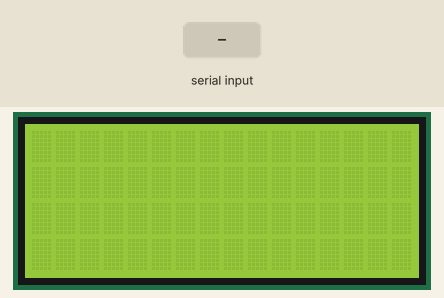
Bench run of a sketch on a simulated Arduino Uno, built with avr-gcc and run on an emulated ATmega328P. On the bench: 16×4 character LCD. Inputs (shaded band) come from the test bench. What the sketch prints to the serial monitor is not drawn.

Above: at 1.2 s.
1.3 s: "1" received over the second serial link
4.0 s: "0" received over the second serial link
At 4.8 s:
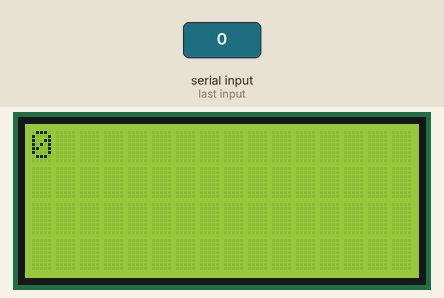
Timing chart, 0 to 7.0 s (numbered marks = the images above; inputs shaded):
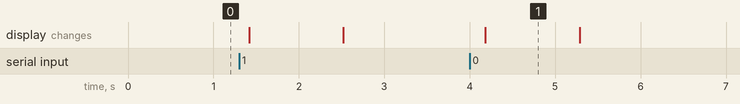

Measured:
- after the input at 4.0 s, the display: changes after 0.18 s (image 1)
- what the display in image 1 shows lasts 1.1 s, from 4.2 s to 5.3 s

The sketch:

Arduino_code_slave.ino
```cpp
#include <SoftwareSerial.h>
#include <LiquidCrystal_I2C.h>

SoftwareSerial MasterSerial(12,13); // Rx , Tx

LiquidCrystal_I2C lcd(0x27,16,4);

String Master_comm = "";
String To_Master_comm = "";

void setup() {

  Serial.begin(9600);
  MasterSerial.begin(9600);

  lcd.init();
  lcd.backlight();
  //lcd.print("Hello World!");
  lcd.noCursor();

}

void loop() {

  lcd.clear();
  lcd.setCursor(0, 0);
  //lcd.print(millis() / 1000);

  while(MasterSerial.available()){

    delay(100);
    char c = MasterSerial.read();
    Master_comm += c;

  }
  if (Master_comm.length() != 0){
    Serial.println(Master_comm);
    lcd.print(Master_comm);
    delay(1000);
  }
  Master_comm = "";
  while(Serial.available()){

    delay(10);
    char c = Serial.read();
    To_Master_comm += c;


  }
 // Serial.println(To_Master_comm);
  MasterSerial.print(To_Master_comm);
  To_Master_comm = "";


  delay(100);

}
```
